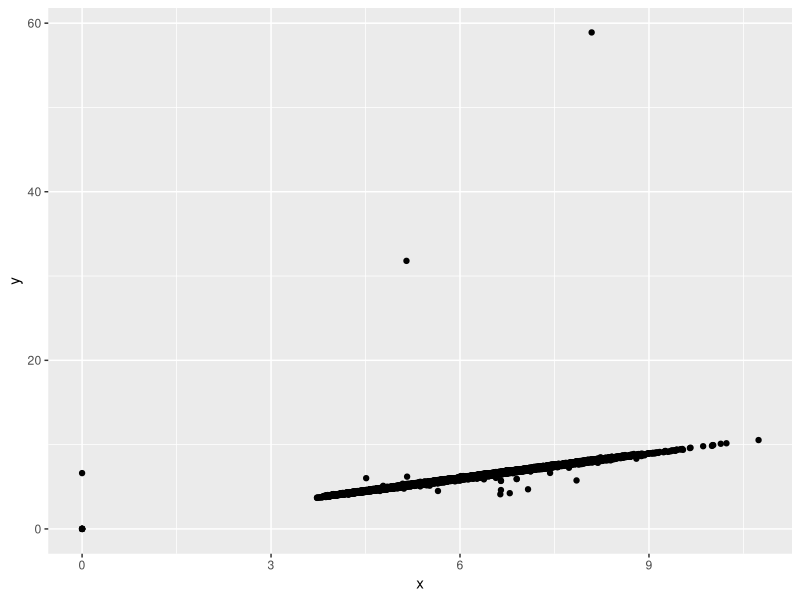
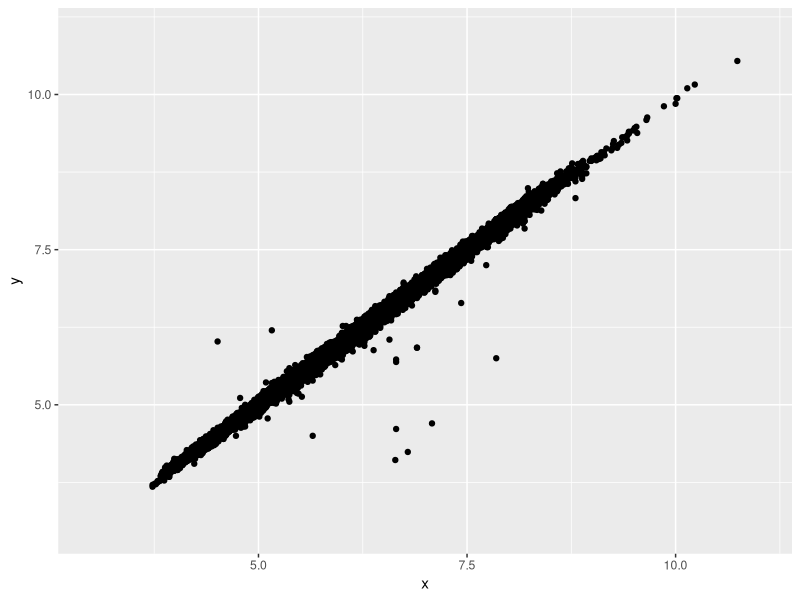
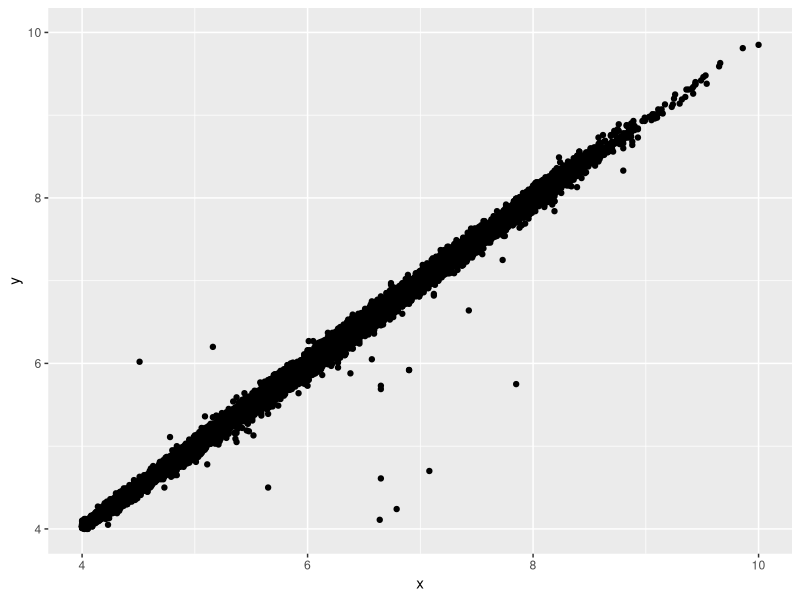
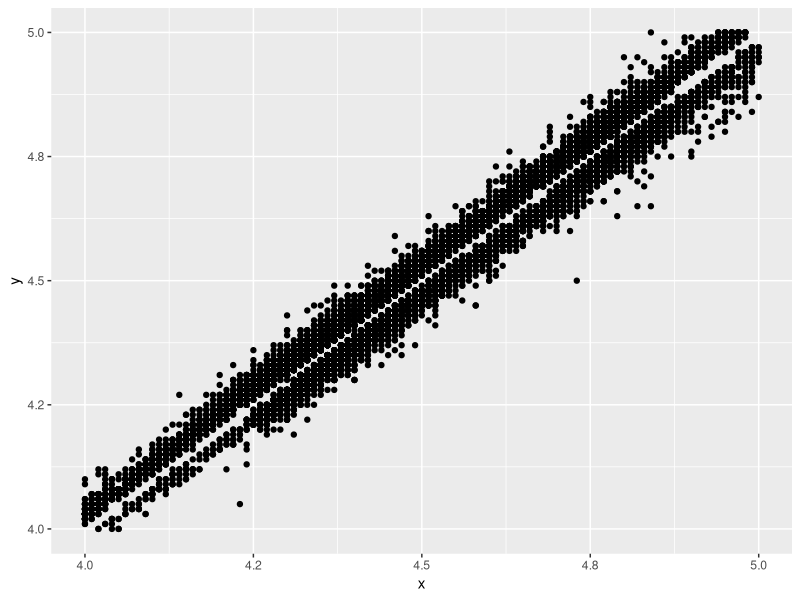
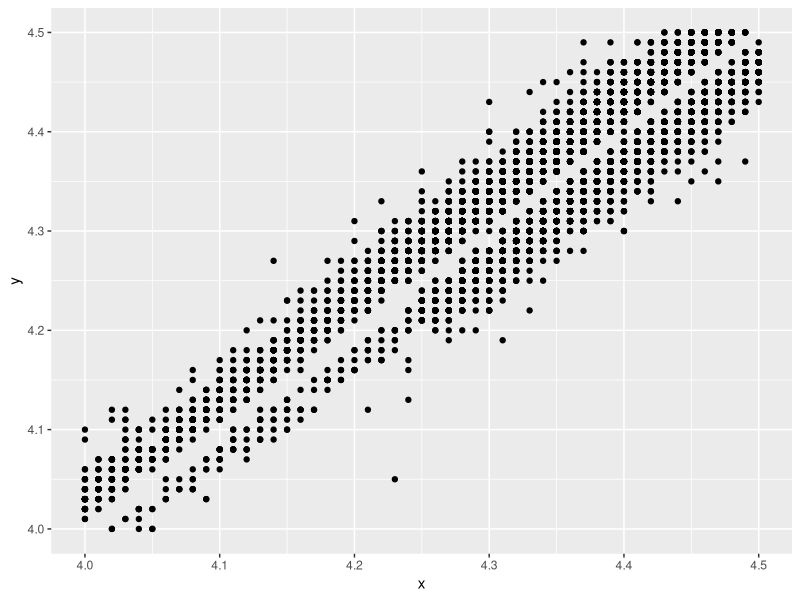
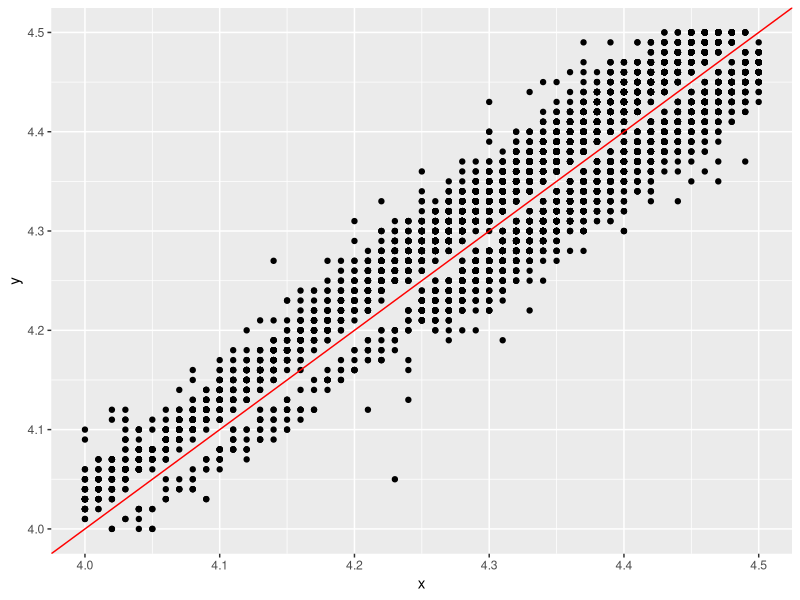
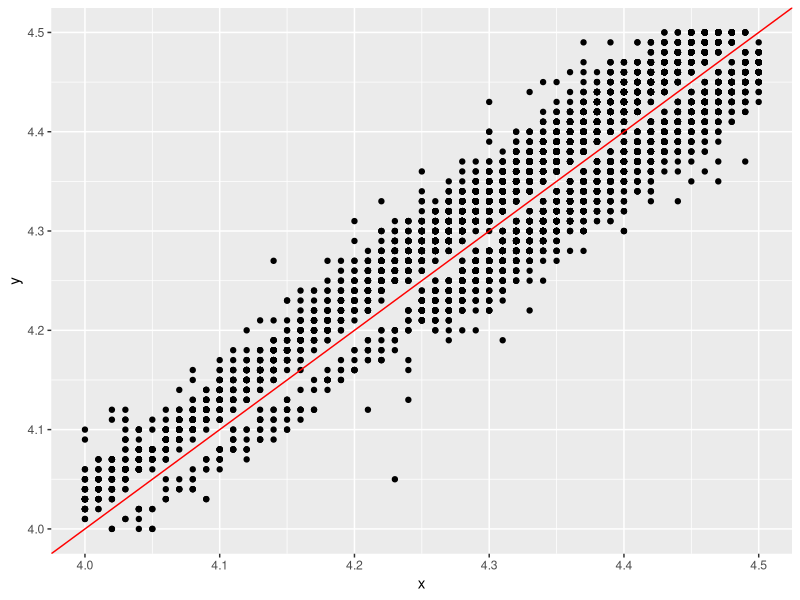
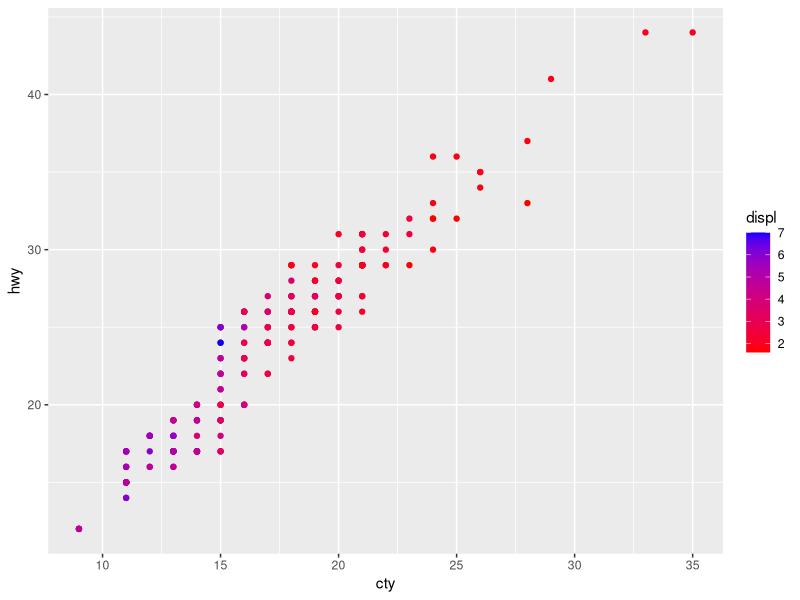

Write the R code that produced these figures, in order. (Note: this script raises an error after producing the figures.)
## ---- chunk 1
library(ggplot2)
options(digits = 2)

# Dùng last_plot() để phóng to đoạn quan tâm
qplot(x, y, data = diamonds, na.rm = TRUE)
last_plot() + xlim(3, 11) + ylim(3, 11)
last_plot() + xlim(4, 10) + ylim(4, 10)
last_plot() + xlim(4, 5) + ylim(4, 5)
last_plot() + xlim(4, 4.5) + ylim(4, 4.5)
last_plot() + geom_abline(colour = "red")

# Lệnh tổng hợp cuối cùng
qplot(x, y, data = diamonds, na.rm = T) + 
  geom_abline(colour = "red") +
  xlim(4, 4.5) + ylim(4, 4.5)
## ---- chunk 2
gradient_rb <- scale_colour_gradient(low = "red", high = "blue")
qplot(cty, hwy, data = mpg, colour = displ) + gradient_rb
qplot(bodywt, brainwt, data = msleep, colour = awake, log="xy") +
  gradient_rb
## ---- chunk 3
xquiet <- scale_x_continuous("", breaks = NULL)
yquiet <- scale_y_continuous("", breaks = NULL)
quiet <- list(xquiet, yquiet)

qplot(mpg, wt, data = mtcars) + quiet
qplot(displ, cty, data = mpg) + quiet
## ---- chunk 4
geom_lm <- function(formula = y ~ x) {
  geom_smooth(formula = formula, se = FALSE, method = "lm")
}
qplot(mpg, wt, data = mtcars) + geom_lm()
library(splines)
qplot(mpg, wt, data = mtcars) + geom_lm(y ~ ns(x, 3))
## ---- chunk 5
pcp_data <- function(df) {
  libs <- c("plyr","reshape2")
  lapply(libs, require, character.only = TRUE)
  numeric <- laply(df, is.numeric)
  # Rescale numeric columns
  range01 <- function(x) x / range(x)
  df[numeric] <- colwise(range01)(df[numeric])
  # Add row identified
  df$.row <- rownames(df)
  # Melt, using non-numeric variables as id vars
  dfm <- melt(df, id = c(".row", names(df)[!numeric]))
  # Add pcp to class of the data frame
  class(dfm) <- c("pcp", class(dfm))
  dfm
}
pcp <- function(df, ...) {
  df <- pcp_data(df)
  ggplot(df, aes(variable, value)) + geom_line(aes(group = .row))
}
pcp(mpg)
pcp(mpg) + aes(colour = drv)
